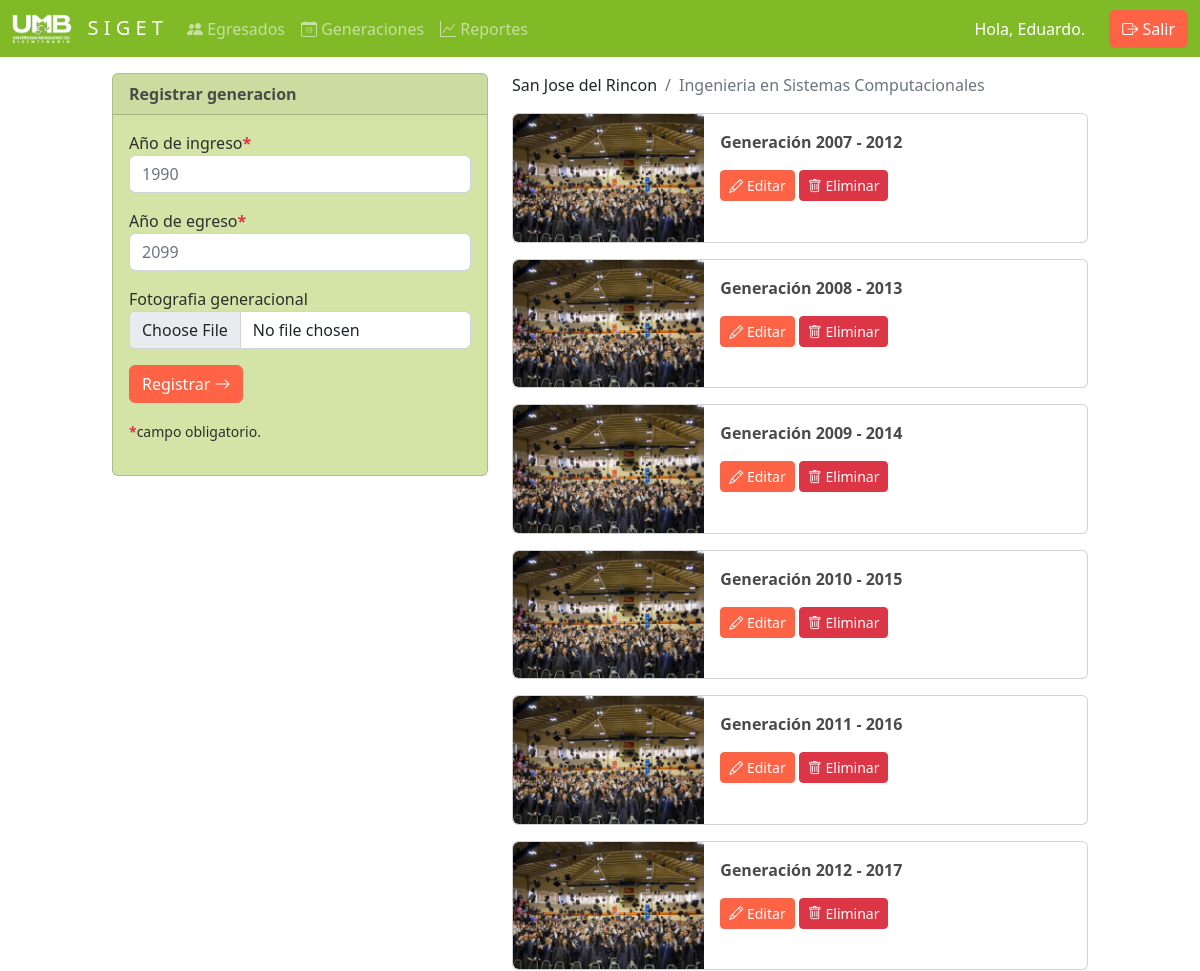
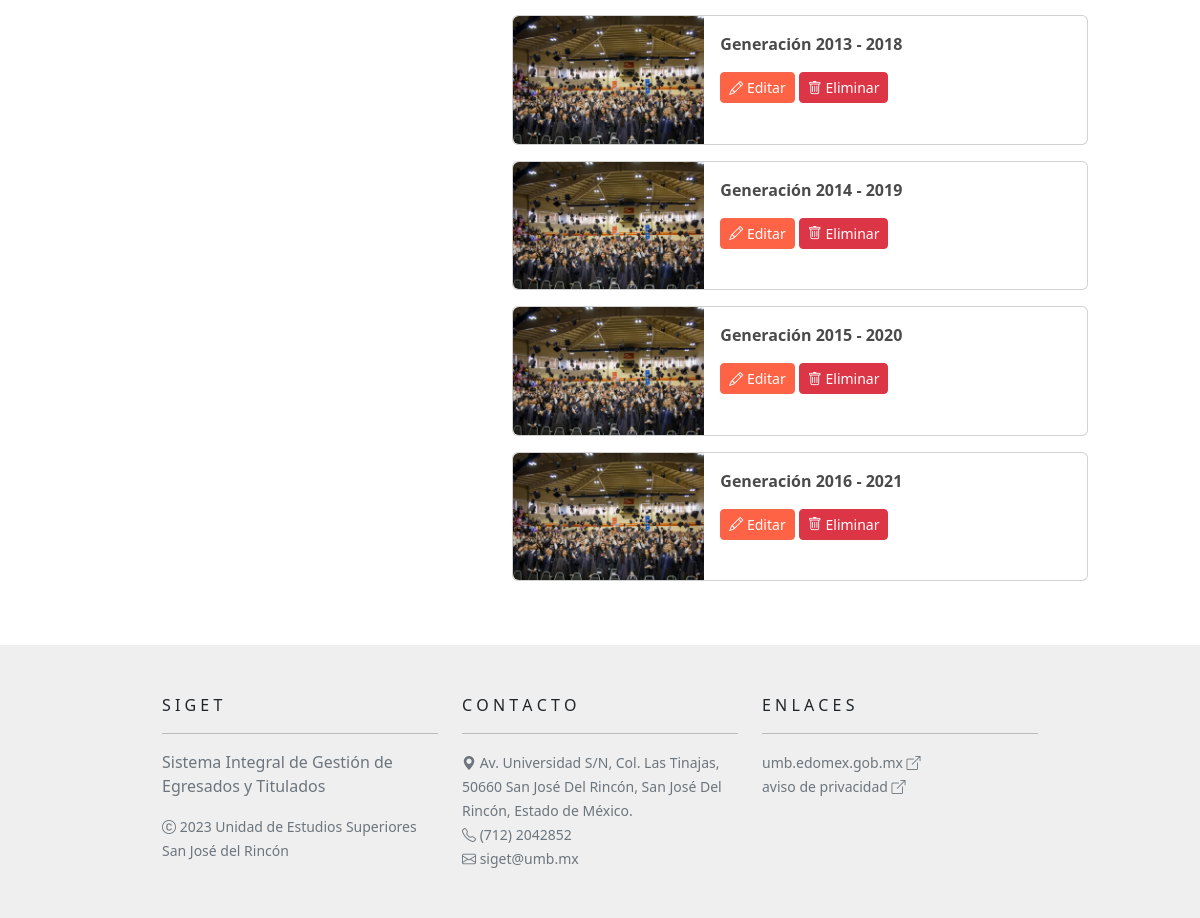
Page /generaciones (signed in) on the committed database (2 pictures, top to bottom).
### models.py (models this page shows)
class Usuarios(Database):
    __tablename__ = "usuarios"
    id = Column(Integer, primary_key=True)
    matricula = Column(String(11))
    nombre = Column(String(32))
    apellido_paterno = Column(String(32))
    apellido_materno = Column(String(32))
    clave = Column(String(64))
    unidad_id = Column(Integer, ForeignKey('unidades.id'))
    unidad = relationship("Unidades")
    carrera_id = Column(Integer, ForeignKey('carreras.id'))
    carrera = relationship("Carreras")

class Unidades(Database):
    __tablename__ = "unidades"
    id = Column(Integer, primary_key=True)
    nombre = Column(String(54))

class Carreras(Database):
    __tablename__ = "carreras"
    id = Column(Integer, primary_key=True)
    nombre = Column(String(54))

class Generaciones(Database):
    __tablename__ = "generaciones"
    id = Column(Integer, primary_key=True)
    anio_inicio = Column(Integer)
    anio_final = Column(Integer)
    foto = Column(String(54))
    unidad_id = Column(Integer, ForeignKey('unidades.id'))
    unidad = relationship("Unidades")
    carrera_id = Column(Integer, ForeignKey('carreras.id'))
    carrera = relationship("Carreras")

### server.py (the view, shortened to what this page needs)
@app.route('/generaciones', methods=['GET', 'POST'])
def generaciones():
    session_type = get_session_type()
    if not session_type:
        return redirect(url_for('login'))
    session_user = get_user_from_session()
    generaciones = db_session.query(models.Generaciones)
    if session_type == 'user':
        generaciones = generaciones.filter(
            and_(
                models.Generaciones.unidad_id==session_user.unidad_id,
                models.Generaciones.carrera_id==session_user.carrera_id
            )
        )
    generaciones = generaciones.all()
    return render_template('generaciones.html',
        generaciones=generaciones,
        session_type=session_type,
        session_user=session_user)

### server.py (called while the page is built)
def get_session_type():
    return session.get('type', None)

def get_user_from_session():
    user_id = session.get('user_id', None)
    if user_id:
        return db_session.query(models.Usuarios).get(user_id)
    return None

@app.teardown_request
def remove_session(ex=None):
    db_session.remove()

### templates/generaciones.html (shortened to what this page needs)
{% extends 'base.html' %}
{% block body %}
    <div class="row justify-content-center mt-3">
        <div class="col-md-4">
            <div class="card text-bg-dark mb-3" style="width: 100%;">
                <div class="card-header"><strong>Registrar generacion</strong></div>
                <div class="card-body">
                    {% if session_type and session_type == 'user' %}
                        {% include 'generaciones/generacion-form.html' %}
                    {% else %}
                        <p>Como administrador, no puedes registrar ni editar generaciones.</p>
                    {% endif %}
                </div>
            </div>
        </div>
        <div class="col-md-6">
            {% include 'navpath.html' %}
            {% for generacion in generaciones %}
                {% include 'generaciones/generacion-card.html' %}
            {% endfor %}
        </div>
    </div>
{% endblock %}

### templates/navbar.html (shortened to what this page needs)
<nav class="navbar navbar-expand-lg navbar-dark bg-dark d-print-none">
    <div class="container-fluid">
      <a class="navbar-brand" href="{{ url_for('info') }}">
        <img src="{{ url_for('static', filename='img/umb-white.png') }}" alt="Logo UMB" width="60" class="d-inline-block align-text-top">
        &nbsp; S I G E T
      </a>
      <div class="collapse navbar-collapse" id="navbarNav">
        <ul class="navbar-nav me-auto">
          {% if session_type %}
            <li class="nav-item">
              <a class="nav-link" href="{{ url_for('home') }}">
                <i class="bi bi-people-fill"></i>
                Egresados
              </a>
            </li>
            <li class="nav-item">
              <a class="nav-link" href="{{ url_for('generaciones') }}">
                <i class="bi bi-calendar-date"></i>
                Generaciones
              </a>
            </li>
            <li class="nav-item">
              <a class="nav-link" href="{{ url_for('reportes') }}">
                <i class="bi bi-graph-up"></i>
                Reportes
              </a>
            </li>
          {% endif %}
        </ul>
        <div class="d-flex">
          <div class="row align-items-center">
            <div class="col-auto">
              {% if session_type and session_type=='admin' %}
                <div class="row text-white g-3">
                  <div class="col-lg-auto">
                    Hola, root.
                  </div>
                </div>
              {% elif session_type %}
                <div class="row text-white g-3">
                  <div class="col-lg-auto">
                    Hola, {{ session_user.nombre }}.
                  </div>
                </div>
              {% endif %}
            </div>
            <div class="col-auto">
              {% if not session_type %}
                <a class="btn btn-primary" href="{{ url_for('login') }}">
                  <i class="bi bi-box-arrow-in-right"></i>
                  Ingresar
                </a>
              {% else %}
                <a class="btn btn-primary" href="{{ url_for('logout') }}">
                  <i class="bi bi-box-arrow-right"></i>
                  Salir
                </a>
              {% endif %}
            </div>
          </div>
        </div>
      </div>
    </div>
  </nav>

### templates/navpath.html
{% if session_type == 'user' %}
  <nav aria-label="breadcrumb">
    <ol class="breadcrumb">
      <li class="breadcrumb-item">{{ session_user.unidad.nombre }}</li>
      <li class="breadcrumb-item active">{{ session_user.carrera.nombre }}</li>
    </ol>
  </nav>
{% endif %}

### templates/generaciones/generacion-card.html (shortened to what this page needs)
<div class="card mb-3" style="width: 100%;">
    <div class="row g-0">
        <div class="col-md-4">
            <img src="{{ url_for('static', filename='img/generacion/' + generacion.foto) }}" class="img-fluid rounded-start" alt="Foto generacional">
        </div>
        <div class="col-md-8">
            <div class="card-body">
                <div class="card-text">
                    <strong>Generación {{ generacion.anio_inicio }} - {{ generacion.anio_final }}</strong>
                </div>
                <div class="card-text mt-3">
                    {% if session_type == 'user' %}
                        <button class="btn btn-primary btn-sm" data-bs-toggle="modal" data-bs-target="#generacion-{{ generacion.id }}-modal"><i class="bi bi-pencil"></i> Editar</button>
                        <button class="btn btn-danger btn-sm" data-bs-toggle="modal" data-bs-target="#modal-generacion-eliminar-{{ generacion.id }}"><i class="bi bi-trash"></i> Eliminar</button>
                    {% else %}
                        <p>
                            <b><small>{{ generacion.unidad.nombre }}</small></b><br>
                            <small>{{ generacion.carrera.nombre }}</small>
                        </p>
                    {% endif %}
                </div>
            </div>
        </div>
    </div>
</div>

### static/css/custom.css (style rules this page uses)
strong { color: #4a4a4a !important; }
.bg-dark { background-color: #80ba26 !important; }
.text-bg-dark { background-color: #d3e4a6 !important; color: rgb(46, 46, 46) !important; }
.btn-primary { --bs-btn-bg: #ff6345; --bs-btn-border-color: #f3674c; --bs-btn-hover-bg: #ff826a; --bs-btn-hover-border-color: #ff6345; --bs-btn-active-bg: #ab351e; --bs-btn-active-border-color: #ff6345; }

### rows in the picture
Usuarios: nombre "Eduardo"
Unidades: unidad.nombre "San Jose del Rincon"
Carreras: carrera.nombre "Ingenieria en Sistemas Computacionales"
Generaciones: foto (placeholder picture), anio_inicio "2007", anio_final "2012"
Generaciones: foto (placeholder picture), anio_inicio "2008", anio_final "2013"
Generaciones: foto (placeholder picture), anio_inicio "2009", anio_final "2014"
Generaciones: foto (placeholder picture), anio_inicio "2010", anio_final "2015"
Generaciones: foto (placeholder picture), anio_inicio "2011", anio_final "2016"
Generaciones: foto (placeholder picture), anio_inicio "2012", anio_final "2017"
Generaciones: foto (placeholder picture), anio_inicio "2013", anio_final "2018"
Generaciones: foto (placeholder picture), anio_inicio "2014", anio_final "2019"
Generaciones: foto (placeholder picture), anio_inicio "2015", anio_final "2020"
Generaciones: foto (placeholder picture), anio_inicio "2016", anio_final "2021"
